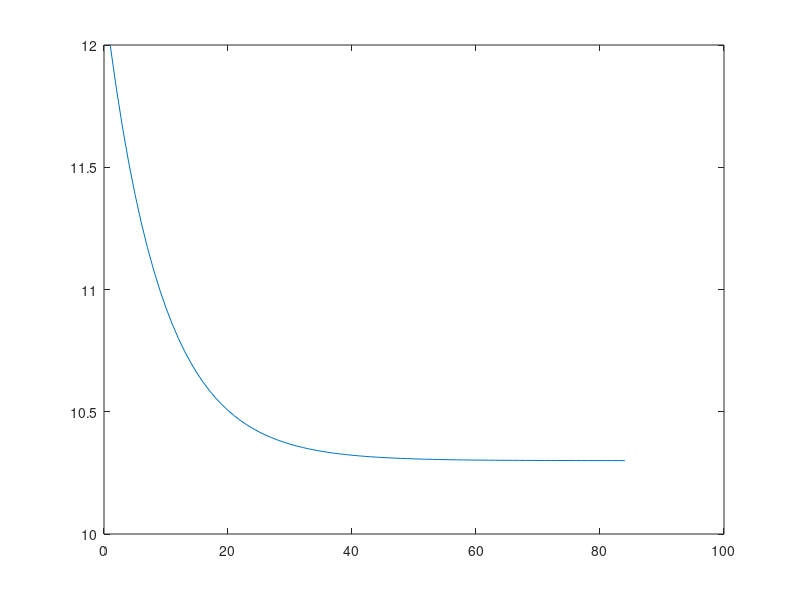
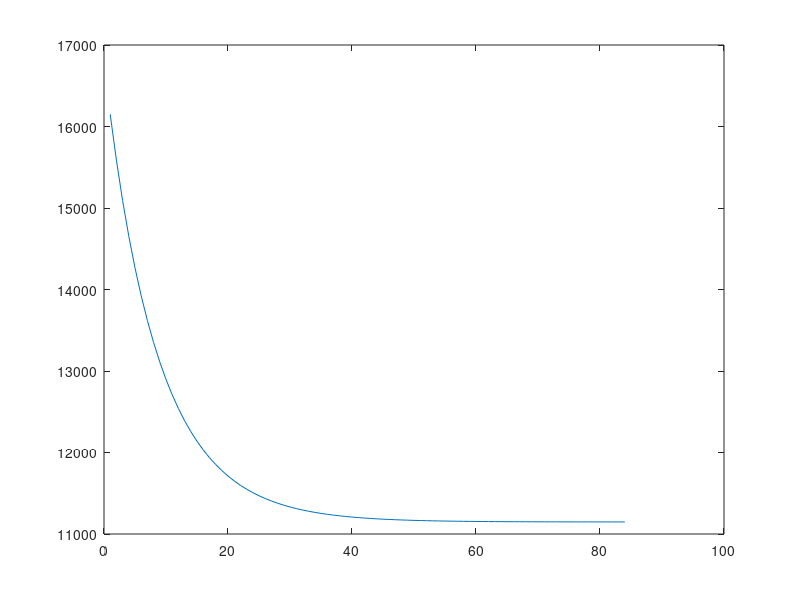

Write MATLAB code to recreate these figures, in order. (Note: this script raises an error after producing the figures.)
clear
clc

a=[500 400 200];                  % a,b,c are constants of cost function
b=[5.3 5.5 5.8];
g=[0.004 0.006 0.009];            %Pd=Power Demand,E=Tolerance
Pd=800; E=10^(-2)  ; L=12;         %L(lamda)=Incremental Fuel Cost
dP=5; n=0;                        %n=no of iterations
Pmax=[350 200 350];
Pmin=[150 100 100];

while (abs(dP)>E)
n=n+1; C=0;
for i=1:length(a)
    P(i)=(L-b(i))/(2*g(i));
    C=C+a(i)+b(i)*P(i)+g(i)*P(i)^2;
end

for i=1:length(a)
    if P(i)>Pmax(i)
        P(i)=Pmax(i);
    elseif P(i)<Pmin(i)
            P(i)=Pmin(i);
        else P(i)=P(i);
    end
end

P1(n,1)=P(1);P2(n,1)=P(2);P3(n,1)=P(3);
Cost(n,1)=C;
IFC(n,1)=L;
Iteration(n,1)=n;
dP=sum(P)-Pd;
dL=dP/sum(1./(2.*g));
L=L-dL/2;

end

figure(1);plot(IFC)
figure(2);plot(Cost)

T=table(Iteration,IFC,Cost,P1,P2,P3)
